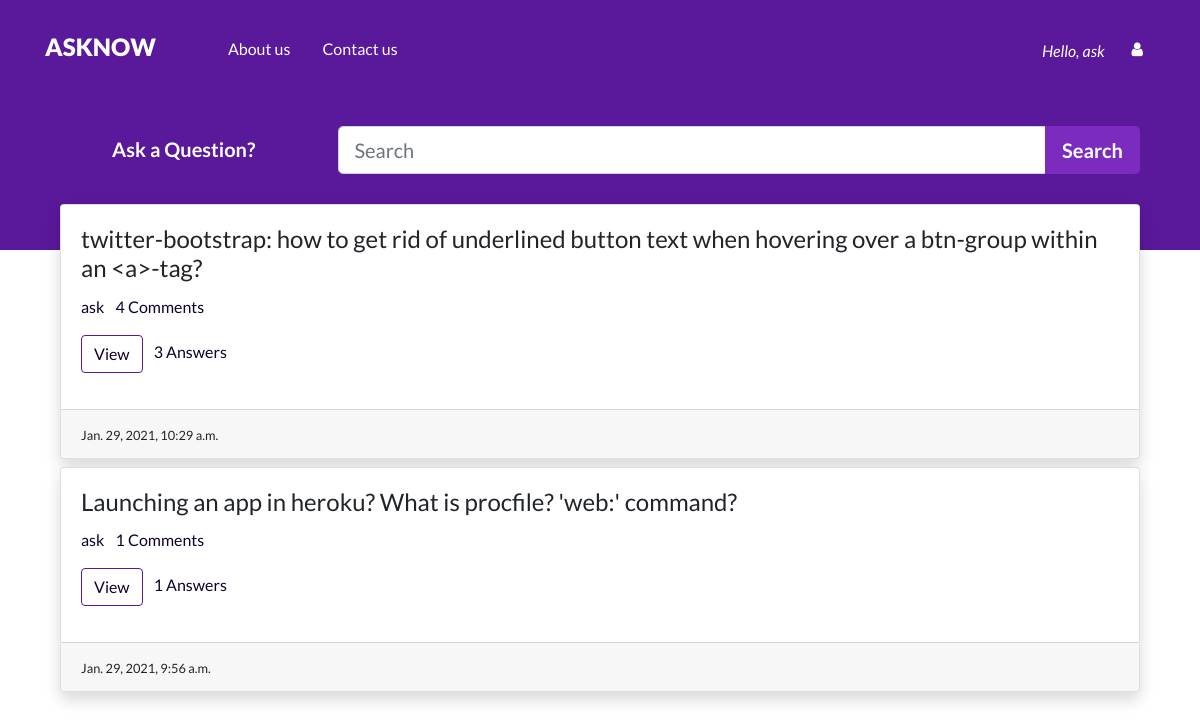
Screenshot of / (signed in) with the database file from the repository.
### Qpost/models.py (models this page shows, shortened)
class Question(models.Model):
    user = models.ForeignKey(User, on_delete=models.CASCADE)
    title = models.CharField(max_length=300)
    detail = models.TextField()
    tags = models.TextField(default='')
    add_time = models.DateTimeField(auto_now_add=True)

### Qpost/views.py (the view)
# urls.py: path('', views.home, name="home"),
def home(request):
    if 'q' in request.GET:
        q = request.GET['q']
        quests = Question.objects.annotate(total_comments=Count(
            'answer__comment')).filter(title__icontains=q).order_by('-id')
    else:
        quests = Question.objects.annotate(
            total_comments=Count('answer__comment')).all().order_by('-id')
    paginator = Paginator(quests, 5)
    page_num = request.GET.get('page', 1)
    quests = paginator.page(page_num)
    return render(request, 'index.html', {'quests': quests})

### templates/index.html (shortened to what this page needs)
{% extends "base.html" %}
{% block content %}
<div class="container py-4">
    {% include "components/search.html" %}
    <div class="container mt-4">
        {% for quest in quests %}
        <div class="card mb-2 shadow">
            <div class="card-body">
                <h4 class="card-title">{{quest.title}}</h4>
                <p>
                    <a href="#" class="mr-2">{{quest.user.username}}</a>
                    <a href="#" class="mr-2">{{quest.total_comments}} Comments</a>
                </p>
                <p>
                    <a href="/detail/{{quest.id}}" type="button" class="mr-2 btn qbtn">View</a>
                    <a class="mr-2 disabled">{{quest.answer_set.count}} Answers</a>
                </p>
            </div>
            <div class="card-footer">
                <small>{{quest.add_time}}</small>
            </div>
        </div>
        {% endfor %}
    </div>
</div>
{% endblock %}

### templates/components/nav.html (shortened to what this page needs)
{% load static %}
<nav class="navbar navbar-expand-lg py-4">
    <div class="container">
        <a href="{% url 'home' %}"><h1 class="navbar-brand text-white text-uppercase" >AskNow</h1></a>
        <div class="collapse navbar-collapse" id="navbarNav">
            {% if request.user.is_authenticated %}
            <ul class="navbar-nav text-sm-center pl-lg-5 font-weight-normal">
                <li class="nav-item">
                    <a class="nav-link" href="#">About us</a>
                </li>
                <li class="nav-item">
                    <a class="nav-link" href="#">Contact us </a>
                </li>
            </ul>
            {% endif %}
            <div class="row ml-lg-auto justify-content-center">
                {% if not request.user.is_authenticated %}
                <a class="bttn btn btn-default" href='{% url "register" %}'>Register</a>
                <a class="bttn btn btn-default ml-1" href='{% url "login" %}'>Login</a>
                {% else %}
                <span class="text-white nav-item font-italic my-2">Hello, {{request.user}}</span>
                <div class="col-auto">
                    <a class="bttn btn btn-default" href="#" role="button" aria-pressed="false"
                        data-toggle="dropdown"><i class="fa fa-user" aria-hidden="true">
                        </i></a>
                </div>
                {% endif %}
            </div>
        </div>
    </div>
</nav>

### static/css/style.css (style rules this page uses)
body { padding: 0; margin: 0; background: #fff; font-family: "Lato", sans-serif; }
.navbar-brand { font-size: 24px; font-weight: 900; }
.nav-link, .navbar-brand { color: #fff; cursor: pointer; }
.nav-link { margin-right: 1em !important; margin-bottom: 5px; }
.bttn { font-weight: bold; color: #fff; border: 0px solid; }
.card-body a { color : #10002b; text-decoration: none }
.qbtn { border: 1px solid #5a189a; color: #10002b; }

### rows the page displays
Question: title "twitter-bootstrap: how to get rid of underlined button text when hovering over a btn-group within an <a>-tag?", user.username "ask", total_comments "4", answer_set.count "3", add_time "Jan. 29, 2021, 10:29 a.m."
Question: title "Launching an app in heroku? What is procfile? 'web:' command?", user.username "ask", total_comments "1", answer_set.count "1", add_time "Jan. 29, 2021, 9:56 a.m."

### other values shown
{{ request.user }} "ask"
